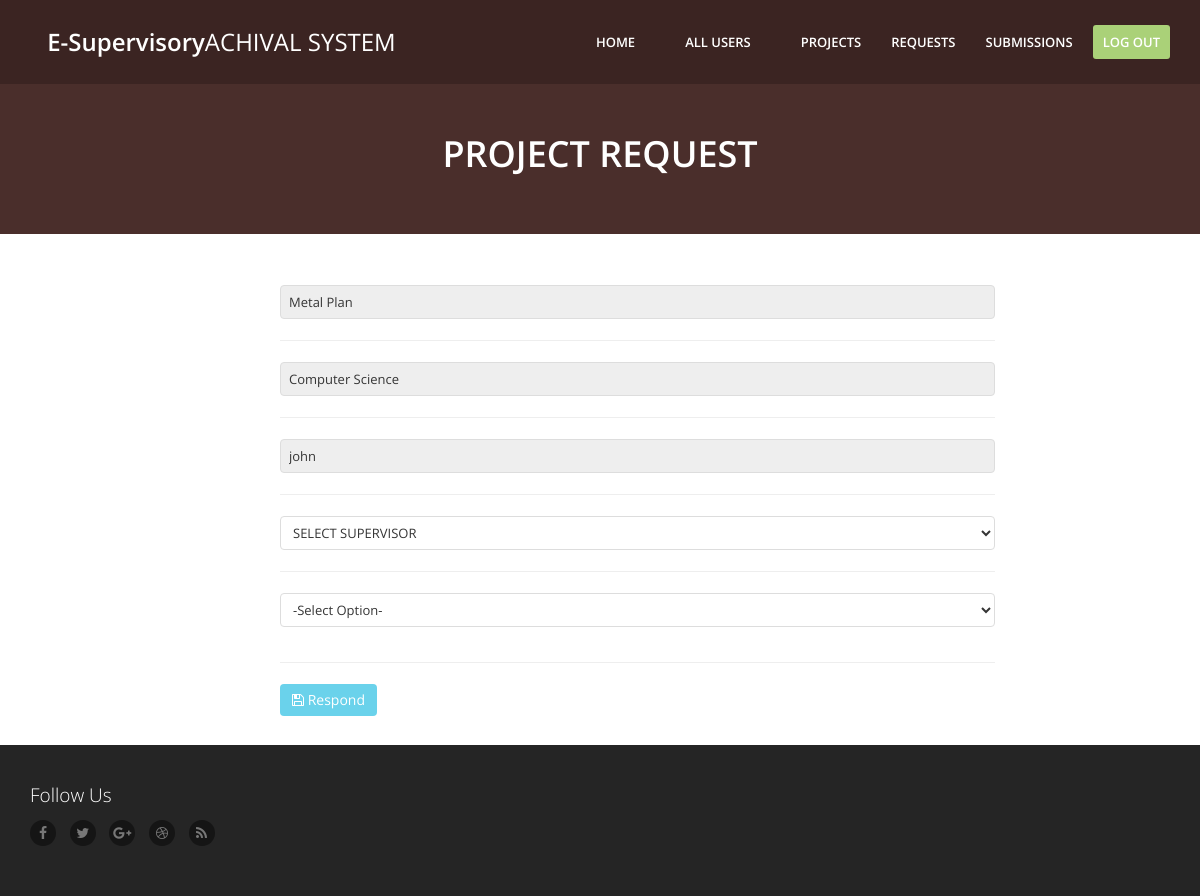
Page /admin/request.php?process=21 (signed in) on the committed database.
### tables this page shows
CREATE TABLE IF NOT EXISTS `request` (
  `id` int(11) NOT NULL AUTO_INCREMENT,
  `project_name` varchar(30) NOT NULL,
  `project_department` varchar(30) NOT NULL,
  `requested_by` varchar(30) NOT NULL,
  `proj_supervisors` varchar(30) NOT NULL DEFAULT 'No Supervisor',
  `status` varchar(30) NOT NULL DEFAULT 'Processing',
  `submitted` varchar(10) NOT NULL DEFAULT 'No',
  `super_id` int(11) DEFAULT NULL,
  `stud_id` int(11) NOT NULL,
  PRIMARY KEY (`id`),
  KEY `super_id` (`super_id`),
  KEY `stud_id` (`stud_id`)
);

### admin/includes/functions.inc.php (called while the page is built, shortened)
<?php
$db = new mysqli('localhost', 'root', '', 'eee');
function fetchRequest($id){
    global $db;
    $data = $db->query("SELECT * FROM request where id = '$id'")->fetch_assoc();
    return $data;
}
?>

### admin/request.php (the view, shortened to what this page needs)
<?php
    require "header.php";
    require "includes/functions.inc.php";
    ?>
    <main>
            <section class="site-section site-section-light site-section-top themed-background-dark-fire ">
            <div class="container text-center">
                    <h1 class="animation-slideDown"><strong>PROJECT REQUEST</strong></h1>
                </div>
            </section>
            <?php if(isset($_GET['process'])){
              $data = fetchRequest($_GET['process']);
            ?>
            <div class="site-content site-section">
                    <div class="row">
                        <div class="col-md-10">
                                <form action="?process=<?php echo $_GET['process']; ?>" method="post" style="margin-left:20em;">
                                  <div class="content-box-large box-with-header">
      <div>
      <div class="row">
        <div class="col-sm-12">
          <input type="text" class="form-control" placeholder="Project Title" name="ProjectTitle" value="<?php echo $data['project_name']; ?>" disabled/>
        </div>
      </div>
      <hr>
<div class="row">
        <div class="col-sm-12">
          <input type="text" class="form-control" placeholder="Project Department" name="ProjectDepartment" value="<?php echo $data['project_department']; ?>" disabled/>
        </div>
      </div>
      <hr>
<div class="row">
        <div class="col-sm-12">
          <input type="text" class="form-control" placeholder="Requested By" name="Requested By" value="<?php echo $data['requested_by']; ?>" disabled/>
        </div>
      </div>
      <hr>
      <div class="row">
        <div class="col-sm-12">
          <select class="form-control" name="ProjectSupervisor" id="name">
						<option value="">SELECT SUPERVISOR</option>
					</select>
        </div>
      </div>
      <hr>
      <div class="row">
      <div class="col-sm-12">
            <div class="form-group">
              <select class="form-control" name="Status">
                <option value="">-Select Option-</option>
              </select>
          </div>
        </div>
      </div>
      <hr>
    </div>
    <button class="btn btn-primary" type="submit" name="respond" style="margin-bottom:2em;">
                <i class="fa fa-save"></i>
                Respond
              </button>
  </div>
                              </form>
                        </div>
                    </div>
                </div>
                  <?php } ?>
    </main>
<?php
require "footer.php";
?>

### admin/css/main.css (style rules this page uses)
body { font-family: "Open Sans", "Helvetica Neue", Helvetica, Arial, sans-serif; color: #353535; background-color: #151515; }
.site-section { padding: 50px 0; }
.site-content { background-color: #ffffff; padding-bottom: 1px; }
.site-section-top { padding-top: 114px; overflow: hidden; }
.site-section-light { color: #ffffff; }
h1, h2, h3, h4, h5, h6, .h1, .h2, .h3, .h4, .h5, .h6, h1 small, h2 small, h3 small, h4 small, h5 small, h6 small, .h1 small, .h2 small, .h3 small, .h4 small, .h5 small, .h6 small { font-weight: 300; }
strong { font-weight: 600; }
input[type="text"].form-control, input[type="password"].form-control, input[type="email"].form-control, textarea.form-control { -webkit-appearance: none; }
.form-control { font-size: 13px; padding: 6px 8px; max-width: 100%; margin: 1px 0; color: #353535; border-color: #dddddd; }
.btn { margin: 1px 0; border-width: 0; background-color: #ffffff; -webkit-transition: all ease-out 0.15s; transition: all ease-out 0.15s; }
.btn-primary { background-color: #6ad2eb; border-color: #1bbae1; color: #ffffff; }
.navbar-form, .navbar-collapse, .form-control, .form-control:focus, .has-success .form-control:focus, .has-warning .form-control:focus, .has-error .form-control:focus, .popover, .progress, .progress-bar, .btn.active, .open .btn.dropdown-toggle, .panel { -webkit-box-shadow: none; box-shadow: none; }

### admin/css/themes.css (style rules this page uses)
.themed-background-dark-fire { background-color: #4a2e2b !important; }

### rows in the picture
request: ProjectTitle "Metal Plan", ProjectDepartment "Computer Science", requested_by "john"
